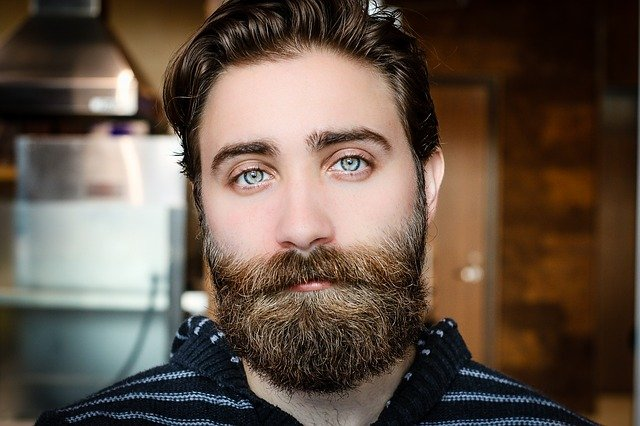
#> input picture no_mask_1.jpg, 640 x 426 px
$ jupyter execute 'OpenCV Learning.ipynb'   (shell and % lines are left out)
#> lines starting #> are read from the running program, lines starting #| are printed output that depends on the picture; after the words box and inside, x2 and y2 are one past the last pixel; in counts of white or black regions, pixels touching at a corner belong together
[cell 1]
import cv2
import numpy as np
cv2.__version__

[cell 2]
#imread
img = cv2.imread('no_mask_1.jpg') # numpy array
#> img is the input picture: shape (426, 640, 3); mean B, G, R 71.5, 83.4, 99.2
type(img)

[cell 3]
img.shape
#> Out = (426, 640, 3)

[cell 4]
cv2.imshow('Output',img)
cv2.waitKey(0)
cv2.destroyAllWindows()

[cell 5]
cv2.imwrite("copy_no_mask.jpg",img)
#> Out = True

[cell 6]
# Start video from webcam
cap = cv2.VideoCapture(0)
fourcc = cv2.VideoWriter_fourcc("X","V","I","D")
out = cv2.VideoWriter("output.avi", fourcc, 20.0, (640,480)) # 20 - no. of frames, 640,480 - frame size

while True:
    success,frame = cap.read()
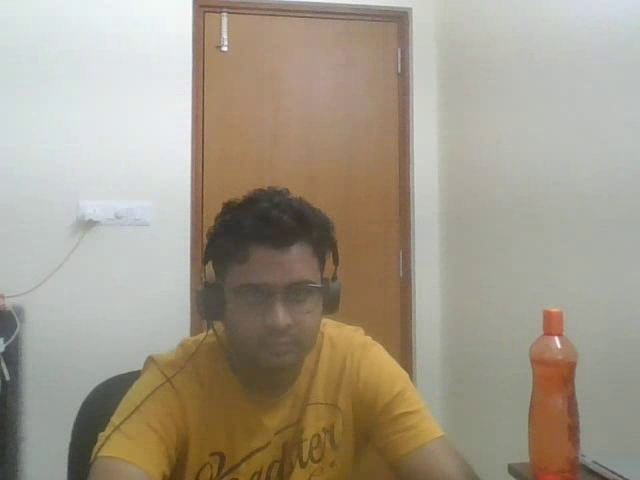
#> input picture frame 7 of output.avi, 640 x 480 px, given in place of the camera
#> frame is the input picture: shape (480, 640, 3); mean B, G, R 137.9, 154.1, 163.4

    if success == True:
        out.write(frame)
        cv2.imshow("Video",frame)

        if cv2.waitKey(1) == ord('q'):
#> (key q is pressed here)
            break

    else:
        break

cap.release()
out.release()
cv2.destroyAllWindows()

[cell 7]
img = cv2.imread("no_mask_1.jpg")
imgGray = cv2.cvtColor(img, cv2.COLOR_RGB2GRAY)
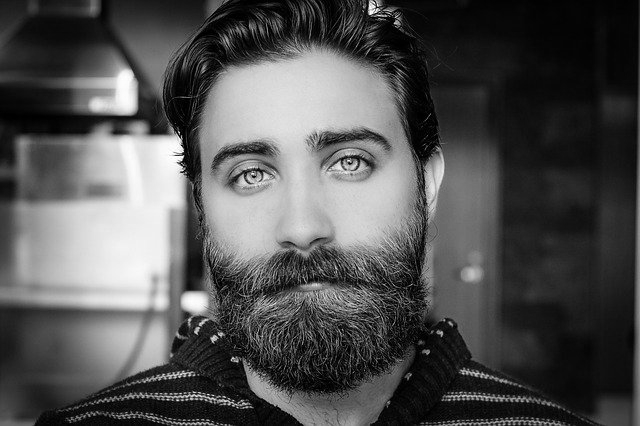
#> imgGray: shape (426, 640); min 0, max 255, mean 81.6
cv2.imshow("GrayScale Image",imgGray)
cv2.imwrite("grayscale.jpg",imgGray )
cv2.waitKey(0)
cv2.destroyAllWindows()

[cell 8]
img_resize = cv2.resize(img, (200,400))
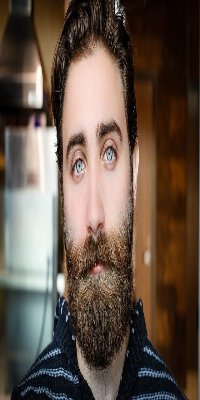
#> img_resize: shape (400, 200, 3); mean B, G, R 71.4, 83.3, 99.1
cv2.imshow("original image",img)
cv2.imshow("Re-sized image",img_resize)
cv2.waitKey(0)
cv2.destroyAllWindows()

[cell 9]
img.shape
#> Out = (426, 640, 3)

[cell 10]
crop = img[200: , 200:,:]
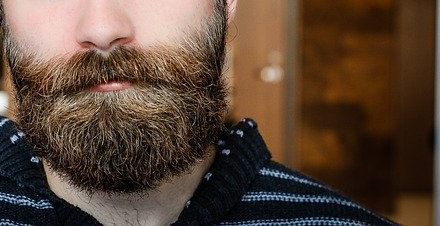
#> crop: shape (226, 440, 3); mean B, G, R 54.7, 69.5, 90.8
cv2.imshow('cropping',crop)
cv2.waitKey(0)
cv2.destroyAllWindows()

[cell 11]
img = np.zeros((512,512,3), dtype=np.uint8)

cv2.line(img, (0,0), (300,300), (0,255,0), 10) # st point, end point, color in BGR format, thickless

cv2.imshow("output",img)
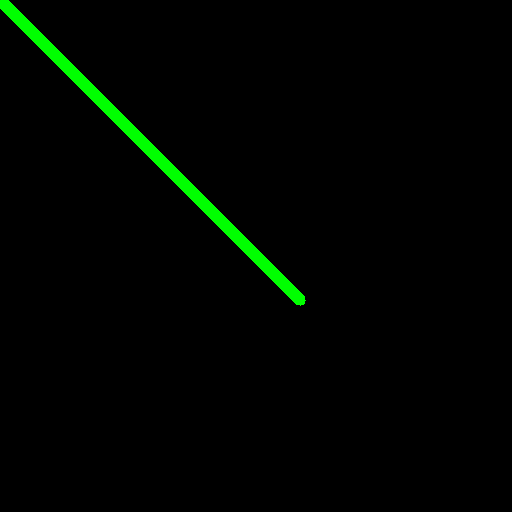
#> window 'output': shape (512, 512, 3); mean B, G, R 0, 5, 0
cv2.waitKey(0)
cv2.destroyAllWindows()

[cell 12]
cv2.rectangle(img, (0,0), (250,350), (255,0,0), cv2.FILLED)
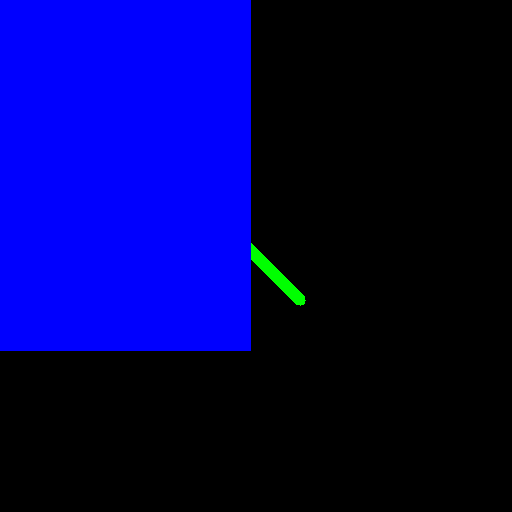
#> img: shape (512, 512, 3); mean B, G, R 85.7, 0.9, 0
cv2.imshow("output",img)
cv2.waitKey(0)
cv2.destroyAllWindows()

[cell 13]
# Face detection model
faceCascade = cv2.CascadeClassifier("haarcascade_frontalface_default.xml")
img = cv2.imread("no_mask_1.jpg")

imgGray = cv2.cvtColor(img, cv2.COLOR_BGR2GRAY)

faces = faceCascade.detectMultiScale(imgGray, 1.1,4)
#> faces = [[159, 48, 291, 291]]

for (x,y,w,h) in faces:
    cv2.rectangle(img,(x,y), (x+w,y+h),(0,0,255),2)
#> this loop made 1 pass
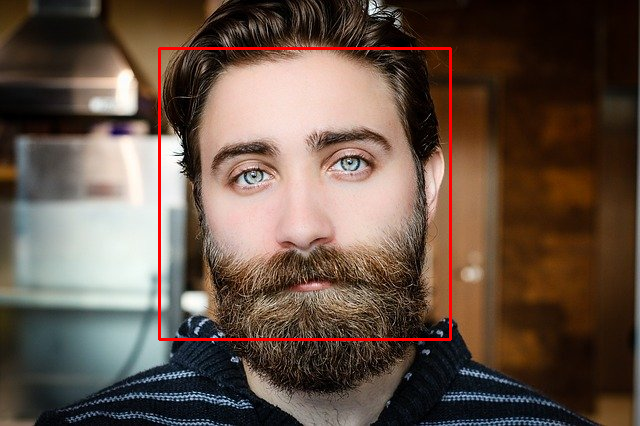
#> img: shape (426, 640, 3); 1.28% of pixels changed, all inside (x1, y1, x2, y2) = (158, 47, 452, 341)

cv2.imshow("result",img)
cv2.waitKey(0)
cv2.destroyAllWindows()
